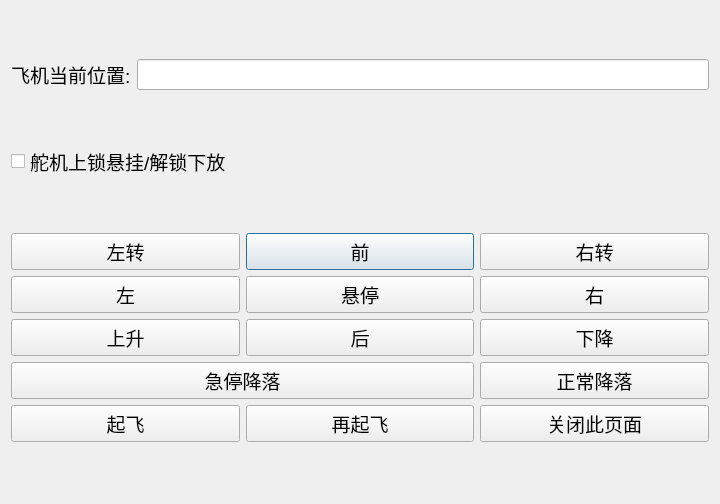
<?xml version="1.0" encoding="UTF-8"?>
<ui version="4.0">
 <class>subDialog1</class>
 <widget class="QDialog" name="subDialog1">
  <property name="geometry">
   <rect>
    <x>0</x>
    <y>0</y>
    <width>720</width>
    <height>504</height>
   </rect>
  </property>
  <property name="windowTitle">
   <string>Dialog</string>
  </property>
  <layout class="QGridLayout" name="gridLayout_2">
   <item row="0" column="0">
    <widget class="QLabel" name="label_pos">
     <property name="font">
      <font>
       <pointsize>14</pointsize>
      </font>
     </property>
     <property name="text">
      <string>飞机当前位置:</string>
     </property>
    </widget>
   </item>
   <item row="0" column="1">
    <widget class="QLineEdit" name="lineEdit_pos">
     <property name="font">
      <font>
       <pointsize>14</pointsize>
      </font>
     </property>
    </widget>
   </item>
   <item row="1" column="0" colspan="2">
    <widget class="QCheckBox" name="checkBox">
     <property name="font">
      <font>
       <pointsize>14</pointsize>
      </font>
     </property>
     <property name="text">
      <string>舵机上锁悬挂/解锁下放</string>
     </property>
    </widget>
   </item>
   <item row="2" column="0" colspan="2">
    <layout class="QGridLayout" name="gridLayout">
     <item row="0" column="1">
      <widget class="QPushButton" name="pushButton_forward">
       <property name="font">
        <font>
         <pointsize>14</pointsize>
        </font>
       </property>
       <property name="text">
        <string>前</string>
       </property>
      </widget>
     </item>
     <item row="0" column="0">
      <widget class="QPushButton" name="pushButton_turn_left">
       <property name="font">
        <font>
         <pointsize>14</pointsize>
        </font>
       </property>
       <property name="text">
        <string>左转</string>
       </property>
      </widget>
     </item>
     <item row="3" column="2">
      <widget class="QPushButton" name="pushButton_landnormal">
       <property name="font">
        <font>
         <pointsize>14</pointsize>
        </font>
       </property>
       <property name="text">
        <string>正常降落</string>
       </property>
      </widget>
     </item>
     <item row="4" column="2">
      <widget class="QPushButton" name="pushButton_closeDialog">
       <property name="font">
        <font>
         <pointsize>14</pointsize>
        </font>
       </property>
       <property name="text">
        <string>关闭此页面</string>
       </property>
      </widget>
     </item>
     <item row="1" column="0">
      <widget class="QPushButton" name="pushButton_left">
       <property name="font">
        <font>
         <pointsize>14</pointsize>
        </font>
       </property>
       <property name="text">
        <string>左</string>
       </property>
      </widget>
     </item>
     <item row="1" column="1">
      <widget class="QPushButton" name="pushButton_hover">
       <property name="font">
        <font>
         <pointsize>14</pointsize>
        </font>
       </property>
       <property name="text">
        <string>悬停</string>
       </property>
      </widget>
     </item>
     <item row="1" column="2">
      <widget class="QPushButton" name="pushButton_right">
       <property name="font">
        <font>
         <pointsize>14</pointsize>
        </font>
       </property>
       <property name="text">
        <string>右</string>
       </property>
      </widget>
     </item>
     <item row="2" column="2">
      <widget class="QPushButton" name="pushButton_down">
       <property name="font">
        <font>
         <pointsize>14</pointsize>
        </font>
       </property>
       <property name="text">
        <string>下降</string>
       </property>
      </widget>
     </item>
     <item row="4" column="0">
      <widget class="QPushButton" name="pushButton_fly">
       <property name="font">
        <font>
         <pointsize>14</pointsize>
        </font>
       </property>
       <property name="text">
        <string>起飞</string>
       </property>
      </widget>
     </item>
     <item row="2" column="0">
      <widget class="QPushButton" name="pushButton_up">
       <property name="font">
        <font>
         <pointsize>14</pointsize>
        </font>
       </property>
       <property name="text">
        <string>上升</string>
       </property>
      </widget>
     </item>
     <item row="4" column="1">
      <widget class="QPushButton" name="pushButton_flyagain">
       <property name="font">
        <font>
         <pointsize>14</pointsize>
        </font>
       </property>
       <property name="text">
        <string>再起飞</string>
       </property>
      </widget>
     </item>
     <item row="2" column="1">
      <widget class="QPushButton" name="pushButton_back">
       <property name="font">
        <font>
         <pointsize>14</pointsize>
        </font>
       </property>
       <property name="text">
        <string>后</string>
       </property>
      </widget>
     </item>
     <item row="0" column="2">
      <widget class="QPushButton" name="pushButton_turn_right">
       <property name="font">
        <font>
         <pointsize>14</pointsize>
        </font>
       </property>
       <property name="text">
        <string>右转</string>
       </property>
      </widget>
     </item>
     <item row="3" column="0" colspan="2">
      <widget class="QPushButton" name="pushButton_stopland">
       <property name="font">
        <font>
         <pointsize>14</pointsize>
        </font>
       </property>
       <property name="text">
        <string>急停降落</string>
       </property>
      </widget>
     </item>
    </layout>
   </item>
  </layout>
 </widget>
 <resources/>
 <connections>
  <connection>
   <sender>pushButton_closeDialog</sender>
   <signal>clicked()</signal>
   <receiver>subDialog1</receiver>
   <slot>hide()</slot>
   <hints>
    <hint type="sourcelabel">
     <x>555</x>
     <y>305</y>
    </hint>
    <hint type="destinationlabel">
     <x>326</x>
     <y>172</y>
    </hint>
   </hints>
  </connection>
 </connections>
</ui>
